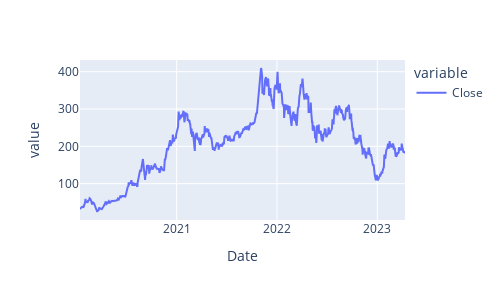

Notebook cell for this chart:
### Code cell
df.Close.plot().update_layout(autosize=False,width=500,height=300)
#print('First price',df.Close[0],'Last price',df.Close[-1])

### Figure 1 — Plotly figure (JSON) as saved in the notebook; plotly's stock layout.template omitted (floating-point values rounded to 4 significant figures; data arrays with more than 128 entries replaced by an {"elided": "..."} marker saying what was removed)
{"data": [{"hovertemplate": "variable=Close<br>Date=%{x}<br>value=%{y}<extra></extra>", "legendgroup": "Close", "line": {"color": "#636efa", "dash": "solid"}, "marker": {"symbol": "circle"}, "mode": "lines", "name": "Close", "orientation": "v", "showlegend": true, "type": "scatter", "x": {"elided": "816 str values"}, "xaxis": "x", "y": {"elided": "816 float values"}, "yaxis": "y"}], "layout": {"autosize": false, "height": 300, "legend": {"title": {"text": "variable"}, "tracegroupgap": 0}, "margin": {"t": 60}, "width": 500, "xaxis": {"anchor": "y", "autorange": true, "domain": [0, 1], "range": ["2020-01-15", "2023-04-12"], "title": {"text": "Date"}, "type": "date"}, "yaxis": {"anchor": "x", "autorange": true, "domain": [0, 1], "range": [2.643, 431.4], "title": {"text": "value"}, "type": "linear"}}}
